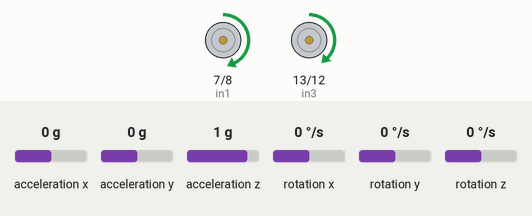
Recording of a sketch running on a simulated Arduino Uno, built with avr-gcc and run on an emulated ATmega328P. Parts: motor-driver pin pairs drawn as motors (green arrow = first pin HIGH = forward, orange = second pin HIGH = backward, longer = more drive, scaled by the enable pin). The inputs (shaded band) are chosen by the test bench; at power-on: acceleration x 0 g, rotation y 0 °/s, acceleration y 0 g, acceleration z 1 g, rotation x 0 °/s, rotation z 0 °/s.

Above: at 1.2 s.
1.3 s: acceleration x set to 0.8 g
At 2.8 s:
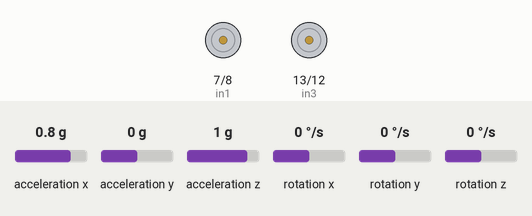
4.3 s: rotation y set to 175 °/s
At 6.5 s:
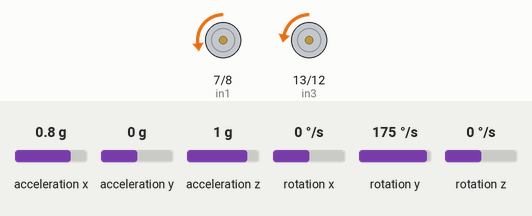
7.1 s: rotation y set to 187 °/s
8.6 s: acceleration x set to 0 g
At 8.87 s:
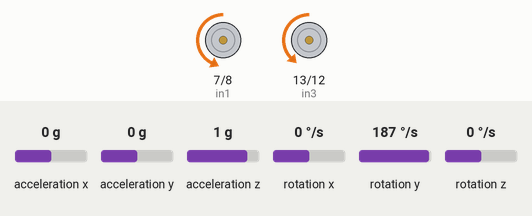
10.5 s: acceleration x set to -1.4 g
At 11.6 s:
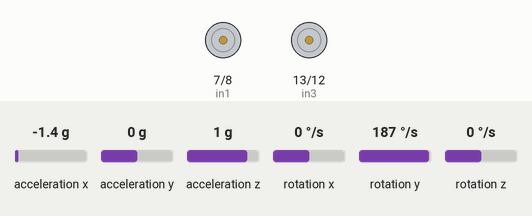
Timing chart, 0 to 13.2 s (numbered marks = the images above; inputs shaded):
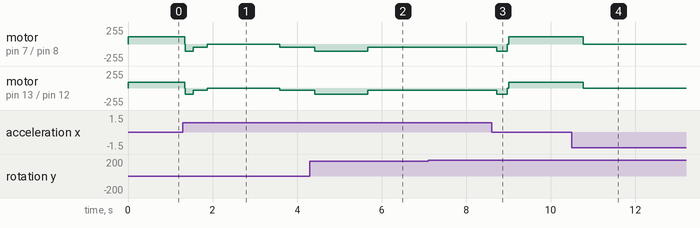

Measured:
- after the input at 4.3 s, motor on pin 7 (in1) / pin 8 (in2): backward 50/255 → backward 110/255 after 0.12 s, → backward 50/255 1.3 s later; motor on pin 13 (in3) / pin 12 (in4): backward 30/255 → backward 90/255 after 0.12 s, → backward 30/255 1.3 s later
- after the input at 7.1 s, every drawn part: stays the same
- after the input at 8.6 s, motor on pin 7 (in1) / pin 8 (in2): backward 50/255 → backward 110/255 after 0.12 s, → forward 110/255 0.25 s later; motor on pin 13 (in3) / pin 12 (in4): backward 30/255 → backward 90/255 after 0.12 s, → forward 90/255 0.25 s later
- after the input at 10.5 s, motor on pin 7 (in1) / pin 8 (in2): forward 110/255 → stopped after 0.28 s; motor on pin 13 (in3) / pin 12 (in4): forward 90/255 → stopped after 0.28 s

The sketch:

Self_balancing_final.ino
```cpp
#include <Kalman.h>
#include "I2Cdev.h"
#include <MPU6050.h>

#include "Wire.h"

MPU6050 accelgyro;

int16_t ax, ay, az;
int16_t gx, gy, gz;

double a_x, a_y, a_z;
double g_x, g_y, g_z;

double gyroRoll, gyroPitch;
double accRoll, accPitch;
uint32_t timer;

double Roll, Pitch;
Kalman kalmanRoll;                                                  //create kalman object
Kalman kalmanPitch;
double a[5];
double sum = 0.0;
const int in1 = 7;
const int in2 = 8;
const int pwm1 = 6;
const int in3 = 13;
const int in4 = 12;
const int pwm2 = 10;
float kp = 100, kd = 2.3, ki = 0.0; //1.6,3
float thre_pitch = -5.8;
float correction = 0;
float error = 0, prev_error = 0, diff_error = 0, sum_error = 0;
int final_pwm1 = 0, final_pwm2 = 0;
void setup() {
  //Initializing the data of array to zero.
  for (int i = 0; i < 5; i++)
  {
    a[i] = 0;
  }
//    Serial.begin(38400);


  motor_init();

  //Initial Setup for library
  Wire.begin();
  accelgyro.setI2CMasterModeEnabled(false);
  accelgyro.setI2CBypassEnabled(true) ;
  accelgyro.setSleepEnabled(false);

  // initialize device
  Serial.println("Initializing I2C devices...");
  accelgyro.initialize();

  // verify connection
  Serial.println("Testing device connections...");
  Serial.println(accelgyro.testConnection() ? "MPU6050 connection successful" : "MPU6050 connection failed");

  //initializing timer
  timer = micros();

  //get raw accelerometer gyro and mag data
  accelgyro.getMotion6(&ax, &ay, &az, &gx, &gy, &gz);


  //storing int data to double variable for calculations
  a_x = ax; a_y = ay; a_z = az;
  g_x = gx; g_y = gy; g_z = gz;


  //calculate accelerometer angle in degree
  accRoll  = atan2(a_x, a_z) * (180 / PI);
  accPitch = atan(-a_x / sqrt(a_y * a_y + a_z * a_z)) * (180 / PI);


  //set starting angle for kalman and gyro
  kalmanRoll.setAngle(accRoll);
  kalmanPitch.setAngle(accPitch);
  gyroRoll = accRoll;
  gyroPitch = accPitch;
}

void loop() {
  //get raw accelerometer gyro and mag data
  accelgyro.getMotion6(&ax, &ay, &az, &gx, &gy, &gz);

  //storing int data to double variable for calculations
  a_x = ax; a_y = ay; a_z = az;
  g_x = gx; g_y = gy; g_z = gz;

  // Calculate delta time and update timer
  double dt = (double)(micros() - timer) / 1000000;
  timer = micros();

  // Convert to deg/s
  double gyroXrate = g_x / 131.0;
  double gyroYrate = g_y / 131.0; // Convert to deg/s

  // Calculate gyro angle without any filter
  gyroRoll += gyroXrate * dt;
  gyroPitch += gyroYrate * dt;

  //Calculate angles in degree using accelerometer data
  accRoll  = atan2(a_x, a_z) * (180 / PI);
  accPitch = atan(-a_x / sqrt(a_y * a_y + a_z * a_z)) * (180 / PI);


  // This fixes the transition problem when the accelerometer angle jumps between -180 and 180 degrees
  if ((accRoll < -90 && Roll > 90) || (accRoll > 90 && Roll < -90))
  {
    kalmanRoll.setAngle(accRoll);
    Roll = accRoll;
    gyroRoll = accRoll;
  }
  else
    Roll = kalmanRoll.getAngle(accRoll, gyroXrate, dt);         // Calculate the angle using a Kalman filter

  if (abs(Roll) > 90)
    gyroYrate = -gyroYrate;                                    // Invert rate, so it fits the restriced accelerometer reading
  Pitch = kalmanPitch.getAngle(accPitch, gyroYrate, dt);

  // Reset the gyro angle when it has drifted too much
  if (gyroRoll < -180 || gyroRoll > 180)
    gyroRoll = Roll;
  if (gyroPitch < -180 || gyroPitch > 180)
    gyroPitch = Pitch;

  //moving average
  for (int i = 4; i >= 1; i--)
  {
    a[i] = a[i - 1];
    a[0] = Pitch;
  }
  for (int i = 0; i < 5; i++)
  {
    sum += a[i];
  }
  sum = sum / 5;
  Serial.println(sum);
  pid();
  self_bal();
  print_data();
}
```

motor_run.ino
```cpp
void motor_init()
{
  pinMode(8, OUTPUT);               //IN1
  pinMode(6, OUTPUT);               //pwm1
  pinMode(7, OUTPUT);               //IN2
  pinMode(10, OUTPUT);            //pwm2
  pinMode(12, OUTPUT);             //IN1
  pinMode(13, OUTPUT);              //IN2
}
void move_st()
{
  digitalWrite(8, HIGH);
  digitalWrite(7, LOW);
  analogWrite(6, 70);
  digitalWrite(12, HIGH);
  digitalWrite(13, LOW);
  analogWrite(10, 70);
}

void self_bal()
{
  if (sum > thre_pitch + 1 && sum < 30.0)
  {
    //wheelsgobackward
    digitalWrite(in1, HIGH);
    digitalWrite(in2, LOW);
    digitalWrite(in3, HIGH);
    digitalWrite(in4, LOW);
    final_pwm1 = 50 + (int)constrain((correction), 0, 60);
    analogWrite(pwm1, final_pwm1);
    final_pwm2 = 30 + (int)constrain((correction), 0, 60);
    analogWrite(pwm2, final_pwm2);
  }
  else if (sum < thre_pitch - 1 && sum > -30.0)

  {

    digitalWrite(in1, LOW);
    digitalWrite(in2, HIGH);
    digitalWrite(in3, LOW);
    digitalWrite(in4, HIGH);
    final_pwm1 = 50 + (int)(constrain(-correction, 0, 60));
    analogWrite(pwm1, final_pwm1);
    final_pwm2 =30 + (int)(constrain(-correction, 0, 60));
    analogWrite(pwm2, final_pwm2);

  }

  else if (sum > 30 && sum < 50)
  {
    digitalWrite(in1, HIGH);
    digitalWrite(in2, LOW);
    digitalWrite(in3, HIGH);
    digitalWrite(in4, LOW);
    final_pwm1 = 50 + (int)constrain((correction), 0, 60);
    analogWrite(pwm1, final_pwm1);
    final_pwm2 = 30 + (int)constrain((correction), 0, 60);
    analogWrite(pwm2, final_pwm2);

  }

  else if (sum > -50 && sum < -30)
  {
    digitalWrite(in1, LOW);
    digitalWrite(in2, HIGH);
    digitalWrite(in3, LOW);
    digitalWrite(in4, HIGH);
    final_pwm1 = 50 + (int)constrain((correction), 0, 60);
    analogWrite(pwm1, final_pwm1);
    final_pwm2 = 30 + (int)constrain((correction), 0, 60);
    analogWrite(pwm2, final_pwm2);

  }

  else
  {
    digitalWrite(in1, LOW);
    digitalWrite(in2, LOW);
    digitalWrite(in3, LOW);
    digitalWrite(in4, LOW);
  }
}
```

pid.ino
```cpp
void pid()
{
  error = sum - thre_pitch;
  diff_error = error - prev_error;
  sum_error += error;
  if (sum_error > 50)
    sum_error = 0;
  correction = kp * error + kd * diff_error + ki * sum_error;
  prev_error = error;

}
```

print.ino
```cpp
void print_data()
{
//  Serial.print(correction);
//  Serial.print("\t");
//  Serial.print(final_pwm1);
//  Serial.print("\t");
//  Serial.print(final_pwm2);
//  Serial.print("\t");
//  Serial.print(error);
//  Serial.print("\t");
//  Serial.print("Proportional term: ");
//  Serial.print(kp*error);
//  Serial.print("  Difference term: ");
//  Serial.print(kd*diff_error);
////  Serial.println("\t");
//Serial.print(accPitch);
//Serial.print("\t");
//Serial.println(sum);
}
```
